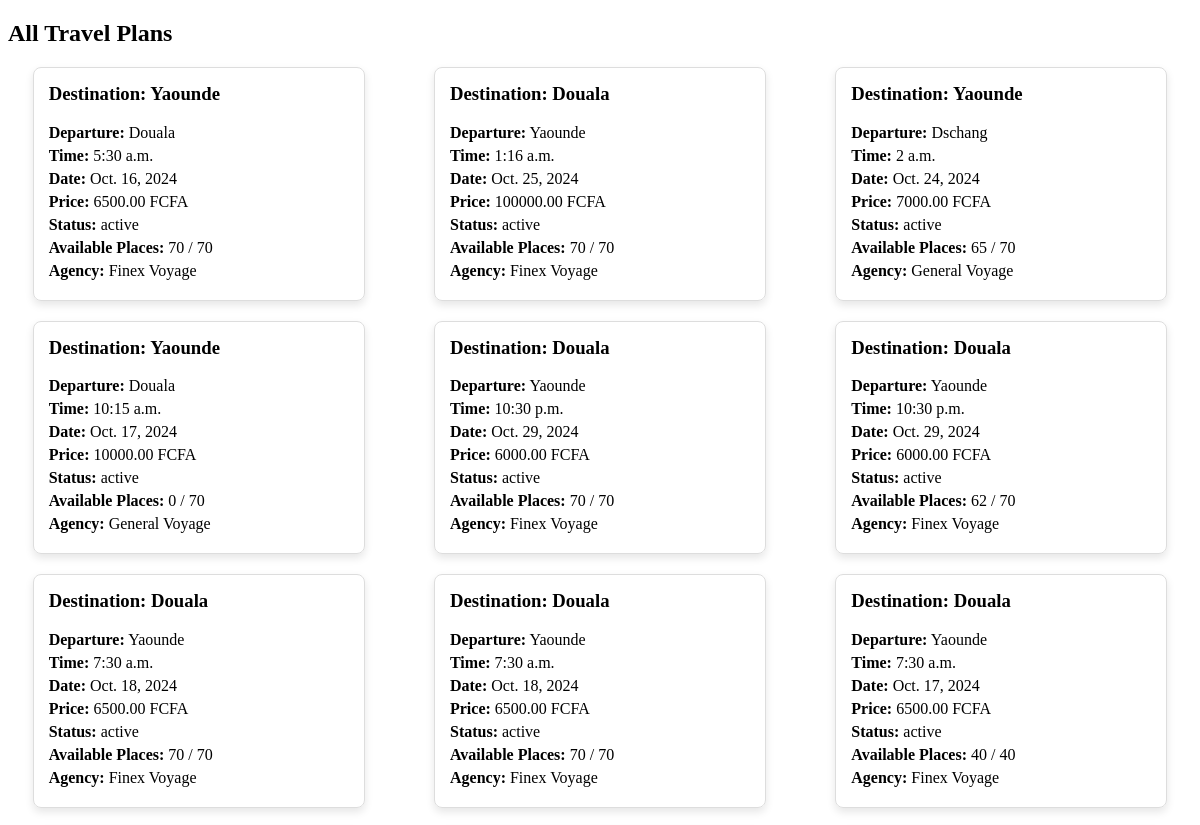
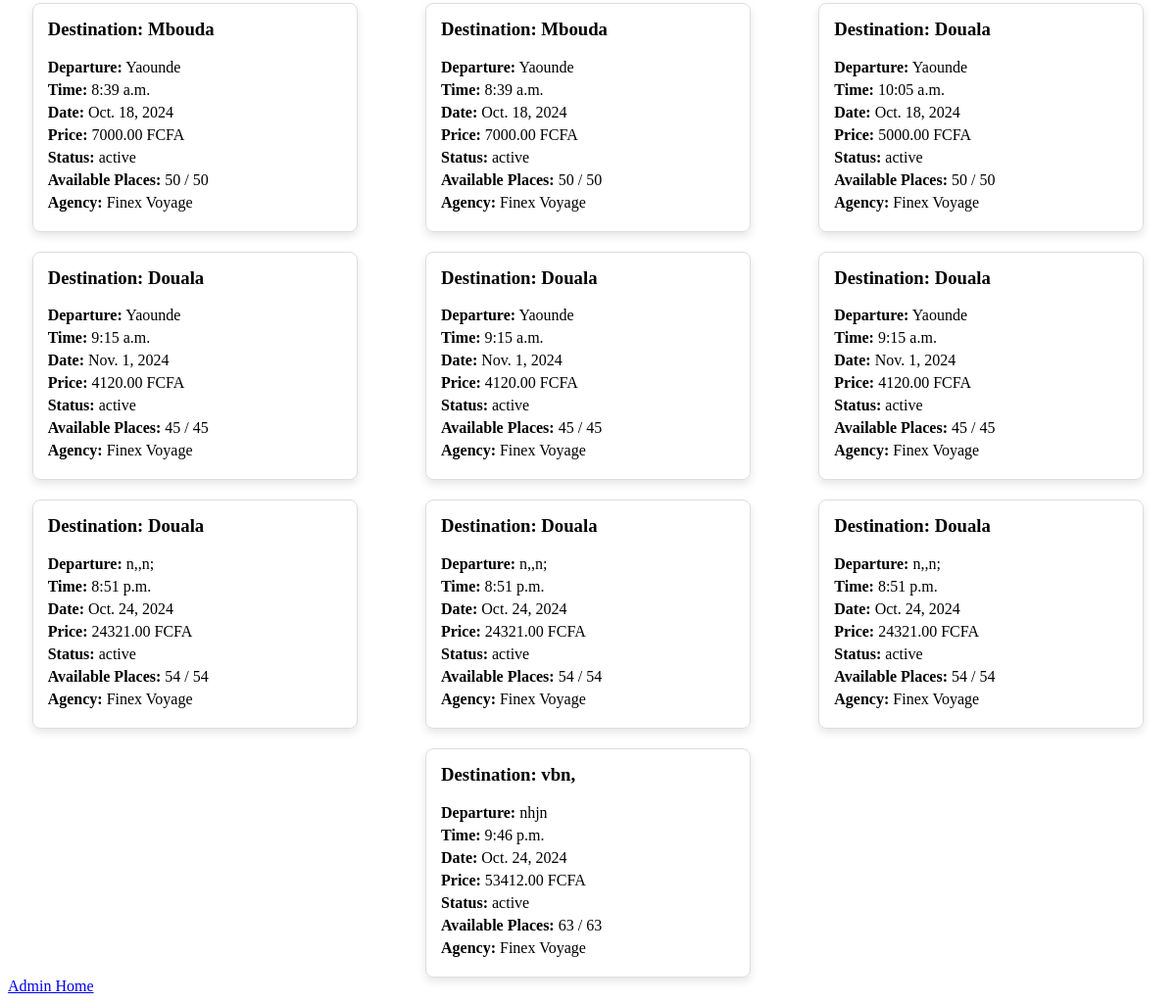
Screenshot of /travel-plans/ with the database file from the repository (2 pictures, top to bottom).
### accounts/models.py (models this page shows, shortened)
class TravelPlan(models.Model):
    STATUS_CHOICES = [
        ('complete', 'Complete'),
        ('active', 'Active'),
    ]
    departure = models.CharField(max_length=100)
    time = models.TimeField()
    price = models.DecimalField(max_digits=10, decimal_places=2)
    type = models.CharField(max_length=255, default='simple')
    date = models.DateField()
    destination = models.CharField(max_length=100)
    number_of_places = models.PositiveIntegerField()
    number_of_available_places = models.PositiveIntegerField()
    status = models.CharField(max_length=10, choices=STATUS_CHOICES, default='active')
    agency = models.ForeignKey(Agency, on_delete=models.CASCADE)

class Agency(models.Model):
    name = models.CharField(max_length=255)
    image = models.ImageField(upload_to='image/agency/')
    description = models.TextField()
    agency_receptionist = models.ForeignKey(settings.AUTH_USER_MODEL, on_delete=models.SET_NULL,
        null=True, limit_choices_to={'roles': 'agency_receptionist'},related_name='managed_agencies'
    )

### accounts/views.py (the view)
# urls.py: path('travel-plans/', views.list_all_travel_plans, name='list_all_travel_plans'),
def list_all_travel_plans(request):
    travel_plans = TravelPlan.objects.all()
    return render(request, 'pages/Admin/list_all_travel_plans.html', {'travel_plans': travel_plans})

### accounts/templates/pages/Admin/list_all_travel_plans.html (shortened to what this page needs)
<!DOCTYPE html>
<html lang="en">
<head>
</head>
<body>
    <h2>All Travel Plans</h2>
    {% if travel_plans %}
    <div class="travel-plan-list">
        {% for plan in travel_plans %}
        <div class="travel-plan">
            <h3>Destination: {{ plan.destination }}</h3>
            <p><strong>Departure:</strong> {{ plan.departure }}</p>
            <p><strong>Time:</strong> {{ plan.time }}</p>
            <p><strong>Date:</strong> {{ plan.date }}</p>
            <p><strong>Price:</strong> {{ plan.price }} FCFA</p>
            <p><strong>Status:</strong> {{ plan.status }}</p>
            <p><strong>Available Places:</strong> {{ plan.number_of_available_places }} / {{ plan.number_of_places }}</p>
            <p><strong>Agency:</strong> {{ plan.agency.name }}</p>
        </div>
        {% endfor %}
    </div>
    {% else %}
    <p>No travel plans available.</p>
    {% endif %}
    <a href="{% url 'admin_home' %}">Admin Home</a>
</body>
</html>

### accounts/templates/pages/Admin/list_all_travel_plans.html (style rules this page uses)
.travel-plan-list { display: flex; flex-wrap: wrap; gap: 20px; justify-content: space-around; }
.travel-plan { border: 1px solid #ddd; border-radius: 8px; padding: 15px; width: 300px; box-shadow: 0px 4px 8px rgba(0, 0, 0, 0.1); }
.travel-plan h3 { margin-top: 0; }
.travel-plan p { margin: 5px 0; }

### rows the page displays
TravelPlan: destination "Yaounde", departure "Douala", time "5:30 a.m.", date "Oct. 16, 2024", price "6500.00", status "active", number_of_available_places "70", number_of_places "70", agency.name "Finex Voyage"
TravelPlan: destination "Douala", departure "Yaounde", time "1:16 a.m.", date "Oct. 25, 2024", price "100000.00", status "active", number_of_available_places "70", number_of_places "70", agency.name "Finex Voyage"
TravelPlan: destination "Yaounde", departure "Dschang", time "2 a.m.", date "Oct. 24, 2024", price "7000.00", status "active", number_of_available_places "65", number_of_places "70", agency.name "General Voyage"
TravelPlan: destination "Yaounde", departure "Douala", time "10:15 a.m.", date "Oct. 17, 2024", price "10000.00", status "active", number_of_available_places "0", number_of_places "70", agency.name "General Voyage"
TravelPlan: destination "Douala", departure "Yaounde", time "10:30 p.m.", date "Oct. 29, 2024", price "6000.00", status "active", number_of_available_places "70", number_of_places "70", agency.name "Finex Voyage"
TravelPlan: destination "Douala", departure "Yaounde", time "10:30 p.m.", date "Oct. 29, 2024", price "6000.00", status "active", number_of_available_places "62", number_of_places "70", agency.name "Finex Voyage"
TravelPlan: destination "Douala", departure "Yaounde", time "7:30 a.m.", date "Oct. 18, 2024", price "6500.00", status "active", number_of_available_places "70", number_of_places "70", agency.name "Finex Voyage"
TravelPlan: destination "Douala", departure "Yaounde", time "7:30 a.m.", date "Oct. 18, 2024", price "6500.00", status "active", number_of_available_places "70", number_of_places "70", agency.name "Finex Voyage"
TravelPlan: destination "Douala", departure "Yaounde", time "7:30 a.m.", date "Oct. 17, 2024", price "6500.00", status "active", number_of_available_places "40", number_of_places "40", agency.name "Finex Voyage"
TravelPlan: destination "Mbouda", departure "Yaounde", time "8:39 a.m.", date "Oct. 18, 2024", price "7000.00", status "active", number_of_available_places "50", number_of_places "50", agency.name "Finex Voyage"
TravelPlan: destination "Mbouda", departure "Yaounde", time "8:39 a.m.", date "Oct. 18, 2024", price "7000.00", status "active", number_of_available_places "50", number_of_places "50", agency.name "Finex Voyage"
TravelPlan: destination "Douala", departure "Yaounde", time "10:05 a.m.", date "Oct. 18, 2024", price "5000.00", status "active", number_of_available_places "50", number_of_places "50", agency.name "Finex Voyage"
TravelPlan: destination "Douala", departure "Yaounde", time "9:15 a.m.", date "Nov. 1, 2024", price "4120.00", status "active", number_of_available_places "45", number_of_places "45", agency.name "Finex Voyage"
TravelPlan: destination "Douala", departure "Yaounde", time "9:15 a.m.", date "Nov. 1, 2024", price "4120.00", status "active", number_of_available_places "45", number_of_places "45", agency.name "Finex Voyage"
TravelPlan: destination "Douala", departure "Yaounde", time "9:15 a.m.", date "Nov. 1, 2024", price "4120.00", status "active", number_of_available_places "45", number_of_places "45", agency.name "Finex Voyage"
TravelPlan: destination "Douala", departure "n,,n;", time "8:51 p.m.", date "Oct. 24, 2024", price "24321.00", status "active", number_of_available_places "54", number_of_places "54", agency.name "Finex Voyage"
TravelPlan: destination "Douala", departure "n,,n;", time "8:51 p.m.", date "Oct. 24, 2024", price "24321.00", status "active", number_of_available_places "54", number_of_places "54", agency.name "Finex Voyage"
TravelPlan: destination "Douala", departure "n,,n;", time "8:51 p.m.", date "Oct. 24, 2024", price "24321.00", status "active", number_of_available_places "54", number_of_places "54", agency.name "Finex Voyage"
TravelPlan: destination "vbn,", departure "nhjn", time "9:46 p.m.", date "Oct. 24, 2024", price "53412.00", status "active", number_of_available_places "63", number_of_places "63", agency.name "Finex Voyage"
